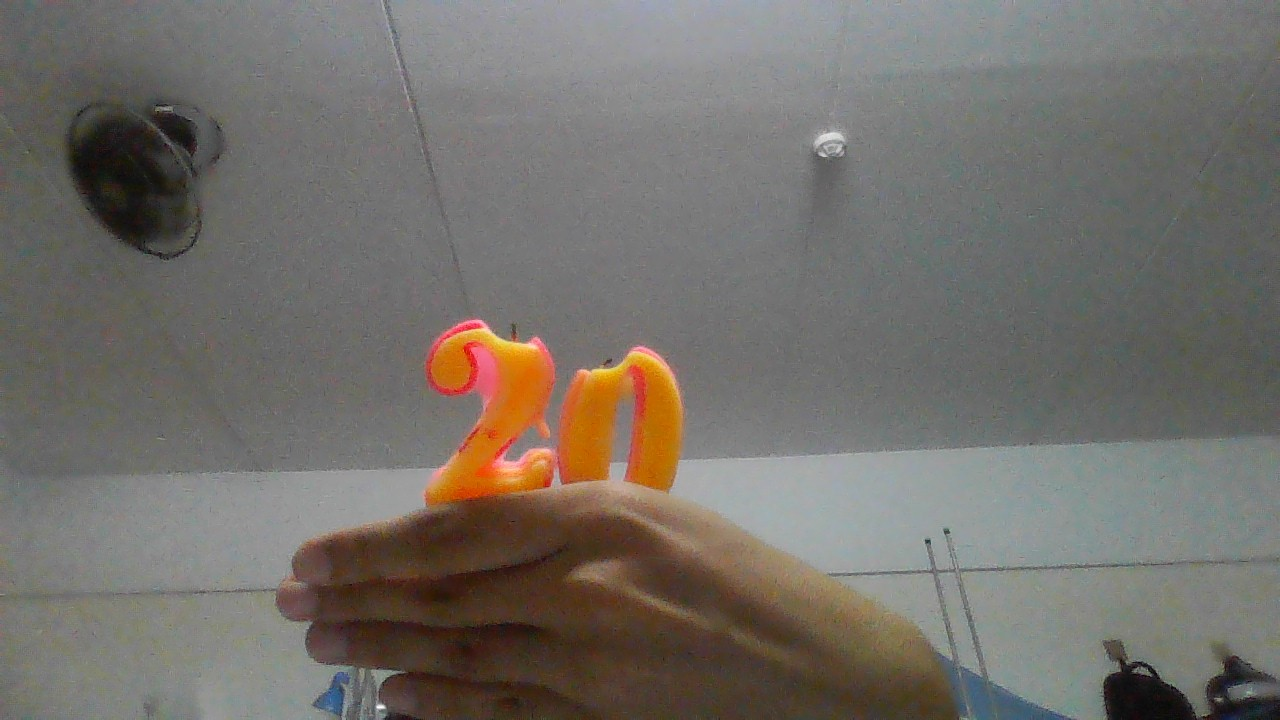
#> input picture xu_ly_anh_so/VoVanDuc_20110635_quaTrinh_xlas/Bai30/vovanduc_1.jpg, 1280 x 720 px
$ python Bai30.py
#> lines starting #> are read from the running program, lines starting #| are printed output that depends on the picture
# Image denoising. Implement at least two of the various image denoising techniques described in this chapter and compare them on both synthetically noised image sequences and real-world (low-light) sequences. Does the performance of the algorithm depend on the correct choice of noise level estimate? Can you draw any conclusions as to
# which techniques work better?

import cv2
import numpy as np
from matplotlib import pyplot as plt
import os

plt.style.use('seaborn')

def get_file(tenTep):

    duong_DAn=os.path.split(os.path.abspath(__file__))[0]

    tepTin = os.path.join(duong_DAn, tenTep)

    return tepTin

hinhAnh = cv2.imread(get_file('vovanduc_1.jpg'))
#> hinhAnh is the input picture: shape (720, 1280, 3); mean B, G, R 105.6, 111.4, 115.8

# image = cv2.cvtColor(image_in, cv2.COLOR_GRAY2BGR)

susimaka = cv2.fastNlMeansDenoisingColored(hinhAnh, None, 11, 6, 7, 21)

dong, cot = 1, 2

fig, axs = plt.subplots(dong, cot, figsize=(15, 10))

fig.tight_layout()

#n earlier chapters, we have seen many image smoothing techniques like Gaussian Blurring, Median Blurring etc and they were good to some extent in removing small quantities of noise. In those techniques, we took a small neighbourhood around a pixel and did some operations like gaussian weighted average, median of the values etc to replace the central element. In short, noise removal at a pixel was local to its neighbourhood.

axs[0].imshow(cv2.cvtColor(hinhAnh, cv2.COLOR_BGR2RGB))

axs[0].set_title('dau vao')

axs[1].imshow(cv2.cvtColor(susimaka, cv2.COLOR_BGR2RGB))

axs[1].set_title('dau ra')

plt.show()
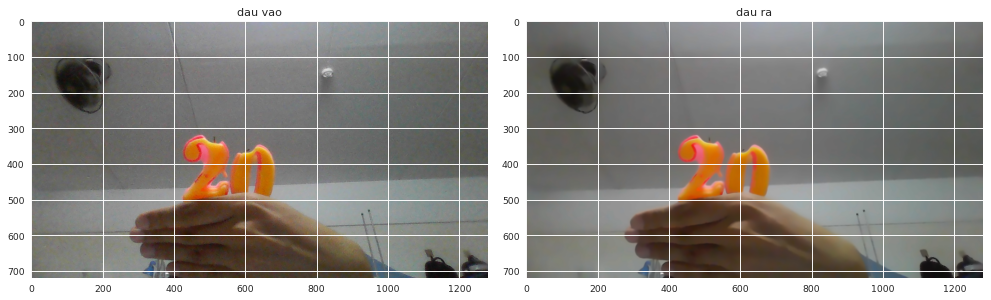
#> figure drawn by matplotlib, 2 panels
